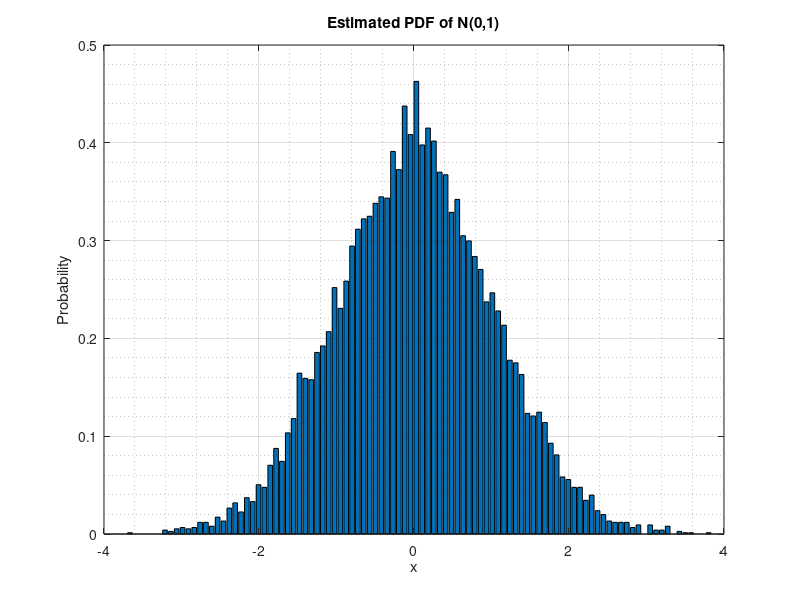

Reproduce this figure in MATLAB.
close all
clear all
clc

N = 10000; % Needs to be at least 100. More samples, more accuracy, i.e, better matching of theoretical and estimated.
v = randn(1,N);
[freq,bin] = hist(v,100); % Returns frequency and centre of each bin.

% Need to scale PDF so that the total integral is 1. Dividing by N is only accurate when bins
% are small. Dividing by the trapezium underneath the curve gives a better
% approximation.
freq = freq/trapz(bin,freq);
bar(bin,freq);
xlabel('x')
ylabel('Probability')
title('Estimated PDF of N(0,1)')
grid on
grid minor